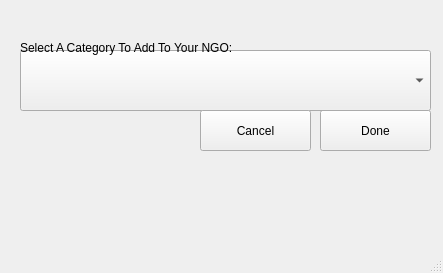
<?xml version="1.0" encoding="UTF-8"?>
<ui version="4.0">
 <class>MainWindow</class>
 <widget class="QMainWindow" name="MainWindow">
  <property name="geometry">
   <rect>
    <x>0</x>
    <y>0</y>
    <width>443</width>
    <height>273</height>
   </rect>
  </property>
  <property name="windowTitle">
   <string>MainWindow</string>
  </property>
  <widget class="QWidget" name="centralwidget">
   <widget class="QPushButton" name="categoryDoneBtn">
    <property name="geometry">
     <rect>
      <x>320</x>
      <y>110</y>
      <width>111</width>
      <height>41</height>
     </rect>
    </property>
    <property name="text">
     <string>Done</string>
    </property>
   </widget>
   <widget class="QComboBox" name="categories">
    <property name="geometry">
     <rect>
      <x>20</x>
      <y>50</y>
      <width>411</width>
      <height>61</height>
     </rect>
    </property>
   </widget>
   <widget class="QLabel" name="label">
    <property name="geometry">
     <rect>
      <x>20</x>
      <y>40</y>
      <width>351</width>
      <height>16</height>
     </rect>
    </property>
    <property name="text">
     <string>Select A Category To Add To Your NGO:</string>
    </property>
   </widget>
   <widget class="QPushButton" name="categoryCancelBtn">
    <property name="geometry">
     <rect>
      <x>200</x>
      <y>110</y>
      <width>111</width>
      <height>41</height>
     </rect>
    </property>
    <property name="text">
     <string>Cancel</string>
    </property>
   </widget>
  </widget>
  <widget class="QMenuBar" name="menubar">
   <property name="geometry">
    <rect>
     <x>0</x>
     <y>0</y>
     <width>443</width>
     <height>36</height>
    </rect>
   </property>
  </widget>
  <widget class="QStatusBar" name="statusbar"/>
 </widget>
 <resources/>
 <connections/>
</ui>
